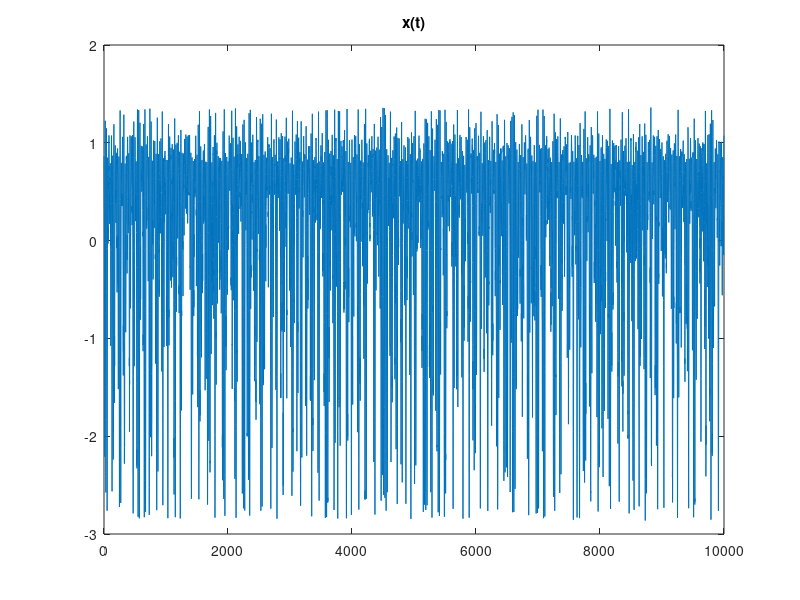
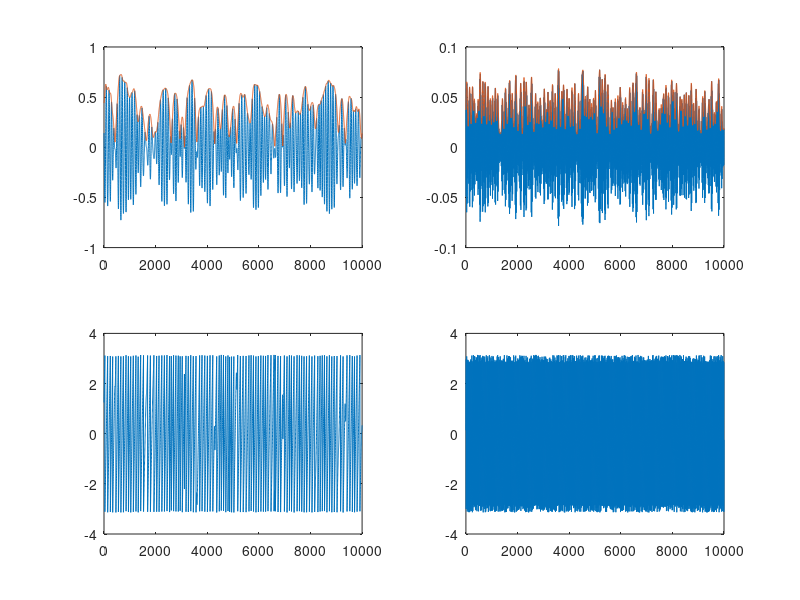

These figures' MATLAB source, in order: (Note: this script raises an error after producing the figures.)
% rand('seed', 20150827); randn('seed', 20150827);

%% Setup frequencies of interest and corresponding filter banks
fs = 1000; % sampling frequency
f1 = 10 / fs;
f2 = 50 / fs;
df = 4 / fs; % pass band band-width

nTap = ceil(2/f1); %ceil(2/df); % For an FIR, nTap should be longer than one cycle of lowest freq
removeBoundaryHandle = @(z) z(nTap+1:end-nTap);

designBPhandle = @(f) firls(ceil(2/f), [0, f-df, f-df/2, f+df/2, f+df, 1/2] * 2, [0 0 1 1 0 0]);
b1 = designBPhandle(f1);
b2 = designBPhandle(f2);

%% Simulate some random signals
T = ceil(10 * fs);
TT = T + 2 * nTap;

switch(2)
case 1
e = randn(T + 2 * nTap, 1);
e1 = filtfilt(b1, 1, e);
e2 = filtfilt(b2, 1, e);
x = e1 .* sin((1:numel(e))'/T*8) + e2 .* e1;

case 2
e1 = cos(2 * pi * f1 * (1:TT) + 0.2 * cumsum(randn(1, TT)));
e2 = exp(-e1) .* cos(2 * pi * f2 * (1:TT));
x = e1 + e2;
x = x(:);
x = zscore(x) + 0.01 * randn(TT, 1);
end

figRaw = figure(4017); clf; plot(removeBoundaryHandle(x)); title('x(t)');
%% band-pass filter x
xLow = filtfilt(b1, 1, x);
xHigh = filtfilt(b2, 1, x);

%% Hilbert transform
X1 = hilbert(xLow);
X2 = hilbert(xHigh);

%% remove boundaries
x = removeBoundaryHandle(x);
xLow = removeBoundaryHandle(xLow);
xHigh = removeBoundaryHandle(xHigh);
X1 = removeBoundaryHandle(X1);
X2 = removeBoundaryHandle(X2);

%% Extract amplitude and phase from the analytical signal
aLow  = abs(X1); phiLow  = angle(X1);
aHigh = abs(X2); phiHigh = angle(X2);

%% Plot them
fig = figure(62789); clf;
subplot(2,2,1); plot(xLow);
hold all; plot(aLow);
subplot(2,2,3); plot(phiLow);
subplot(2,2,2); plot(xHigh);
hold all; plot(aHigh)
subplot(2,2,4); plot(phiHigh);
linkaxes(get(fig, 'Children'), 'x');

% Parameters for the surrogate generation
nSurrogate = 999; % number of shuffled surrogates requested
minTimeShift = 1 * fs; % minimum time to be separated to have phase decoherence
rpIdxAll = generateSurrogateIndices(T, minTimeShift, nSurrogate);

%% Inspect decoherence
% the phase autocorrelation should decay significantly by minTimeShift
[xcLow, lags]  = xcorr(phiLow,  ceil(min(T/4, minTimeShift*8)), 'coeff');
xcHigh = xcorr(phiHigh, ceil(min(T/4, minTimeShift*8)), 'coeff');
figure(4125); clf; hold all; title('phase autocorrelation');
plot(lags(lags>=0), xcLow (lags>=0));
plot(lags(lags>=0), xcHigh(lags>=0));
line(minTimeShift * [1, 1], [-1, 1], 'Color', 'k');
lh = legend('Low freq', 'High freq', 'Location', 'SouthEast');
set(lh, 'box', 'off');
xlabel('time lag (samples)');

%% Generate surrogates
xx1 = repmat(xLow(:), 1, nSurrogate+1);
xx2 = xHigh(rpIdxAll);
xaLow = repmat(aLow(:), 1, nSurrogate+1);
xphiLow = repmat(phiLow(:), 1, nSurrogate+1);
xaHigh = aHigh(rpIdxAll);
xphiHigh = phiHigh(rpIdxAll);

%%
CFC = cell(5, 1);
CFC{1} = estimateCFC_Canolty2006(f1, f2, xx1, xx2, xaLow, xphiLow, xaHigh, xphiHigh);
CFC{2} = estimateCFC_PLV_Lachaux1999(f1, f2, xx1, xx2, xaLow, xphiLow, xaHigh, xphiHigh);
CFC{3} = estimateCFC_ESC_Bruns2004(f1, f2, xx1, xx2, xaLow, xphiLow, xaHigh, xphiHigh);
CFC{4} = estimateCFC_GLM_Penny2008(f1, f2, xx1, xx2, xaLow, xphiLow, xaHigh, xphiHigh);
CFC{5} = estimateCFC_Tort2008(f1, f2, xx1, xx2, xaLow, xphiLow, xaHigh, xphiHigh);
CFCstr = {'MCS', 'PLV', 'ESC', 'R2R', 'EAA'};
% mean compound signal
% phase locking value
% envelop-to-signal correlation
% r^2 of regression
% entropy of average amplitude

%%
for kCFC = 1:numel(CFC)
    threshold = quantile(CFC{kCFC}(2:end), 1 - 0.05);
    pValue = (sum(CFC{kCFC}(2:end) > CFC{kCFC}(1)) + 1)/nSurrogate;
    m = mean(CFC{kCFC}(2:end));
    s = std(CFC{kCFC}(2:end));
    dev = (CFC{kCFC}(1) - m)/s;
    fprintf('CFC [%s]: %g\tp-value [%.4f]\tdeviation [%f]\n', CFCstr{kCFC}, CFC{kCFC}(1), pValue, dev);
end

figure(1408); clf; hold all;
hist(CFC{kCFC}(2:end), 20)
line(CFC{kCFC}(1) * [1, 1], [0, nSurrogate/10], 'Color', 'r');
line(threshold * [1, 1], [0, nSurrogate/10], 'Color', 'b');

return

%% Estimate simple PACs
rNESC = corr(cos(angle(X1)), abs(X2))
rAEC = corr(abs(X1), abs(X2))

%% Entropy of average amplitude conditioned on phase distribution method
% 
amp2 = abs(X2);
nBin = 18;
phaseBins = linspace(-pi, pi, nBin + 1);
phaseBinCenters = (phaseBins(1:end-1) + phaseBins(2:end))/2;
aacpd = zeros(numel(phaseBins)-1, 1);
for kBin = 1:numel(phaseBins)-1
    bIdx = phi >= phaseBins(kBin) & phi < phaseBins(kBin+1);
    aacpd(kBin) = mean(amp2(bIdx));
end
figure(957); clf;
bar(phaseBinCenters, aacpd);
aacpd = aacpd / sum(aacpd);
H = @(P) -sum(P(P~=0).*log(P(P~=0)));
Hmax = -log(1/nBin);
(Hmax - H(aacpd))/Hmax

%% dependence between the filtered signal and the amplitude signal
% I don't like phase signal because of phase slips
% also, don't need to be concerned with phase being circular variable
% the main problem is that overall amplitude fluctuations creates
% spurious PAC estimates.

% dep(xLow, abs(X2))
